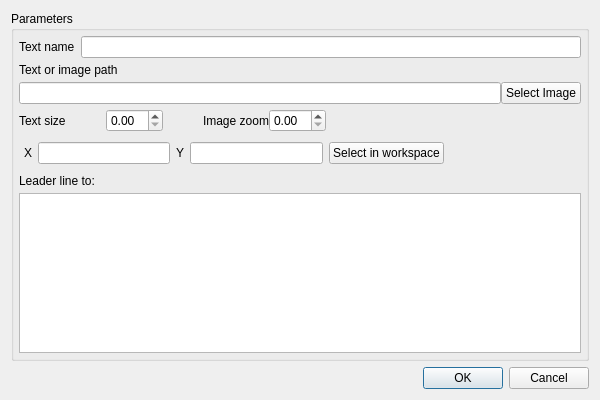
<?xml version="1.0" encoding="UTF-8"?>
<ui version="4.0">
 <class>InsertTextDialogClass</class>
 <widget class="QDialog" name="InsertTextDialogClass">
  <property name="geometry">
   <rect>
    <x>0</x>
    <y>0</y>
    <width>600</width>
    <height>400</height>
   </rect>
  </property>
  <property name="windowTitle">
   <string>Insert Text/Image</string>
  </property>
  <layout class="QVBoxLayout" name="verticalLayout">
   <item>
    <widget class="QGroupBox" name="groupBox">
     <property name="title">
      <string>Parameters</string>
     </property>
     <layout class="QVBoxLayout" name="verticalLayout_2">
      <property name="spacing">
       <number>5</number>
      </property>
      <property name="leftMargin">
       <number>5</number>
      </property>
      <property name="topMargin">
       <number>5</number>
      </property>
      <property name="rightMargin">
       <number>5</number>
      </property>
      <property name="bottomMargin">
       <number>5</number>
      </property>
      <item>
       <layout class="QHBoxLayout" name="horizontalLayout">
        <item>
         <widget class="QLabel" name="label">
          <property name="text">
           <string>Text name</string>
          </property>
         </widget>
        </item>
        <item>
         <widget class="QLineEdit" name="nameLE"/>
        </item>
       </layout>
      </item>
      <item>
       <widget class="QLabel" name="label_2">
        <property name="text">
         <string>Text or image path</string>
        </property>
       </widget>
      </item>
      <item>
       <layout class="QHBoxLayout" name="horizontalLayout_3">
        <property name="spacing">
         <number>0</number>
        </property>
        <property name="leftMargin">
         <number>0</number>
        </property>
        <property name="topMargin">
         <number>0</number>
        </property>
        <property name="rightMargin">
         <number>0</number>
        </property>
        <property name="bottomMargin">
         <number>0</number>
        </property>
        <item>
         <widget class="QLineEdit" name="textLE"/>
        </item>
        <item>
         <widget class="QPushButton" name="imagePB">
          <property name="text">
           <string>Select Image</string>
          </property>
         </widget>
        </item>
       </layout>
      </item>
      <item>
       <layout class="QHBoxLayout" name="horizontalLayout_2">
        <property name="spacing">
         <number>0</number>
        </property>
        <property name="leftMargin">
         <number>0</number>
        </property>
        <property name="topMargin">
         <number>0</number>
        </property>
        <property name="rightMargin">
         <number>0</number>
        </property>
        <property name="bottomMargin">
         <number>0</number>
        </property>
        <item>
         <widget class="QLabel" name="label_4">
          <property name="text">
           <string>Text size</string>
          </property>
         </widget>
        </item>
        <item>
         <spacer name="horizontalSpacer">
          <property name="orientation">
           <enum>Qt::Horizontal</enum>
          </property>
          <property name="sizeType">
           <enum>QSizePolicy::Fixed</enum>
          </property>
          <property name="sizeHint" stdset="0">
           <size>
            <width>40</width>
            <height>20</height>
           </size>
          </property>
         </spacer>
        </item>
        <item>
         <widget class="QDoubleSpinBox" name="sizeSB"/>
        </item>
        <item>
         <spacer name="horizontalSpacer_4">
          <property name="orientation">
           <enum>Qt::Horizontal</enum>
          </property>
          <property name="sizeType">
           <enum>QSizePolicy::Fixed</enum>
          </property>
          <property name="sizeHint" stdset="0">
           <size>
            <width>40</width>
            <height>20</height>
           </size>
          </property>
         </spacer>
        </item>
        <item>
         <widget class="QLabel" name="label_5">
          <property name="text">
           <string>Image zoom</string>
          </property>
         </widget>
        </item>
        <item>
         <widget class="QDoubleSpinBox" name="zoomSB"/>
        </item>
        <item>
         <spacer name="horizontalSpacer_2">
          <property name="orientation">
           <enum>Qt::Horizontal</enum>
          </property>
          <property name="sizeHint" stdset="0">
           <size>
            <width>40</width>
            <height>20</height>
           </size>
          </property>
         </spacer>
        </item>
       </layout>
      </item>
      <item>
       <layout class="QHBoxLayout" name="horizontalLayout_4">
        <property name="leftMargin">
         <number>5</number>
        </property>
        <property name="topMargin">
         <number>5</number>
        </property>
        <property name="rightMargin">
         <number>5</number>
        </property>
        <property name="bottomMargin">
         <number>5</number>
        </property>
        <item>
         <widget class="QLabel" name="label_8">
          <property name="text">
           <string>X</string>
          </property>
         </widget>
        </item>
        <item>
         <widget class="QLineEdit" name="xLE"/>
        </item>
        <item>
         <widget class="QLabel" name="label_7">
          <property name="text">
           <string>Y</string>
          </property>
         </widget>
        </item>
        <item>
         <widget class="QLineEdit" name="yLE"/>
        </item>
        <item>
         <widget class="QPushButton" name="selectPB">
          <property name="text">
           <string>Select in workspace</string>
          </property>
         </widget>
        </item>
        <item>
         <spacer name="horizontalSpacer_3">
          <property name="orientation">
           <enum>Qt::Horizontal</enum>
          </property>
          <property name="sizeHint" stdset="0">
           <size>
            <width>40</width>
            <height>20</height>
           </size>
          </property>
         </spacer>
        </item>
       </layout>
      </item>
      <item>
       <widget class="QLabel" name="label_3">
        <property name="text">
         <string>Leader line to:</string>
        </property>
       </widget>
      </item>
      <item>
       <widget class="QListWidget" name="refsLW"/>
      </item>
     </layout>
    </widget>
   </item>
   <item>
    <widget class="QDialogButtonBox" name="buttonBox">
     <property name="standardButtons">
      <set>QDialogButtonBox::Cancel|QDialogButtonBox::Ok</set>
     </property>
    </widget>
   </item>
  </layout>
 </widget>
 <layoutdefault spacing="6" margin="11"/>
 <resources/>
 <connections/>
</ui>
